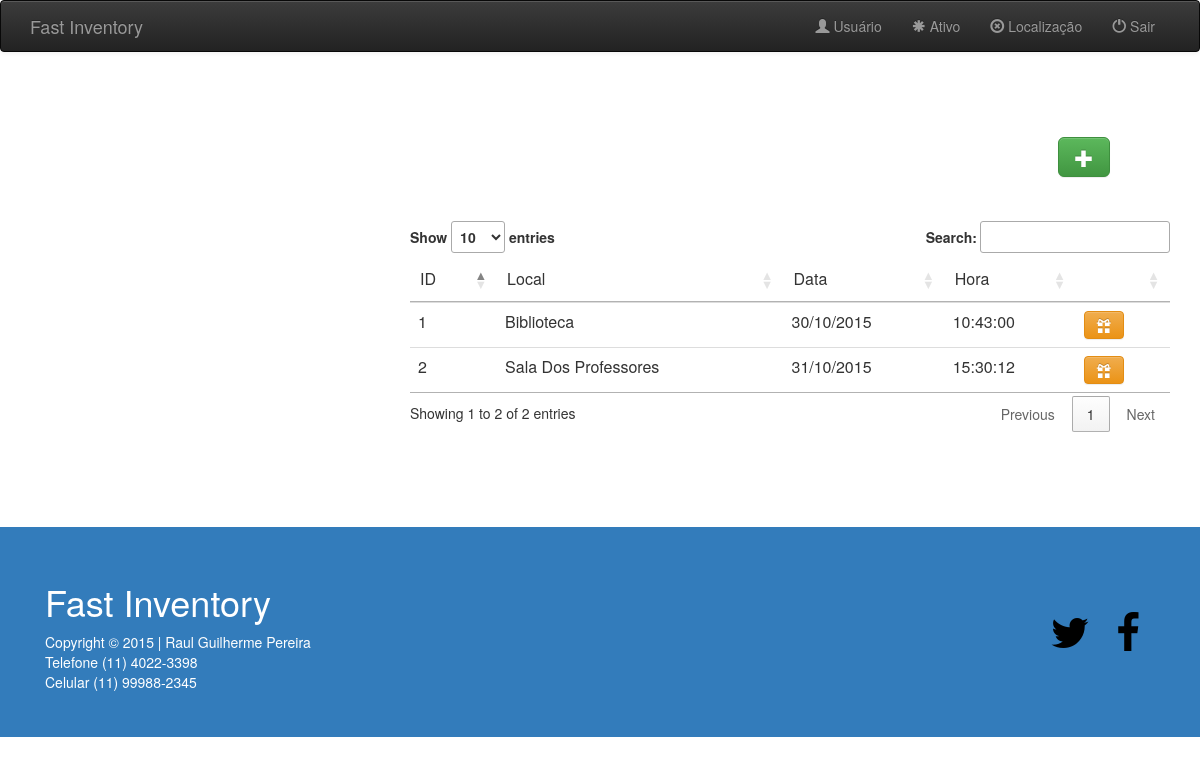
/index.php/teste, run on an earlier commit of the app's database.
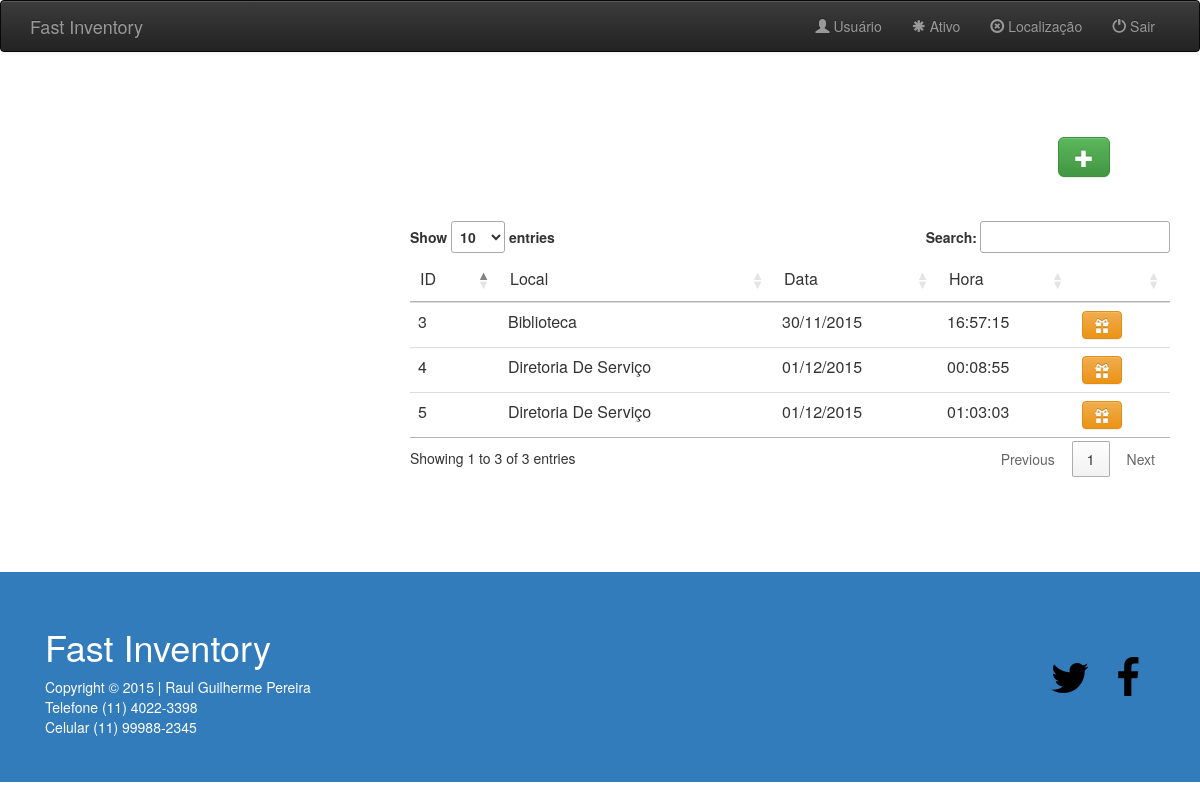
And on a later commit of the database.
### tables this page shows
CREATE TABLE IF NOT EXISTS `tbl_fiscalizar` (
  `fis_id` int(7) NOT NULL AUTO_INCREMENT,
  `fis_local` int(10) NOT NULL,
  `fis_data` varchar(10) NOT NULL,
  `fis_hora` varchar(8) NOT NULL,
  `fis_status` int(1) NOT NULL,
  PRIMARY KEY (`fis_id`),
  KEY `fis_local` (`fis_local`)
);

CREATE TABLE IF NOT EXISTS `tbl_local` (
  `loc_id` int(10) NOT NULL AUTO_INCREMENT,
  `loc_nome` varchar(50) DEFAULT NULL,
  `loc_pavimento` varchar(20) NOT NULL,
  `loc_status` tinyint(1) NOT NULL,
  PRIMARY KEY (`loc_id`)
);

### application/controllers/Teste.php (called while the page is built, shortened)
<?php
class Teste extends CI_Controller {
	public function __construct(){
		$this->load->model('Ativo_model', 'ativo');
		$this->load->model('Localizacao_model', 'loc');
		$this->load->model('Teste_model', 'teste');
	}
	public function index(){
		$data['query'] = $this->teste->listarTodosInventarios();
		$data['local'] = $this->loc->listarTodos(1);
		$this->load->view('teste/inventario_view.php', $data);
		$this->template->set_partial('lateral', 'partials/lateral-teste')->set_layout('default')->build('teste/inventario_view.php');
	}
}

### index.php (called while the page is built, shortened)
<?php
require_once BASEPATH.'core/CodeIgniter.php';

### application/models/Teste_model.php (called while the page is built, shortened)
<?php
	class Teste_model extends CI_Model
	{
		public function listarTodosInventarios(){
			$this->db->join('tbl_local', 'loc_id = fis_local', 'inner');
			return $this->db->get('tbl_fiscalizar');
		}
	}

### application/views/teste/inventario_view.php (the view, shortened to what this page needs)
<div class="row">
	<div class="col-md-10">
	</div>
	<div class="col-md-2">
		<a href="#" class="btn btn-success btn-lg"  data-placement="bottom" title="Cadastrar Empresa" data-toggle="modal" data-target="#myModal"><i class="glyphicon glyphicon-plus"></i></a>
	</div>
</div>
<div class="row tablist">
	<table class="table table-hover dt-responsive nowrap" cellspacing="0" id="myTable">
		<thead>
			<td>ID</td>
			<td>Local</td>
			<td>Data</td>
			<td>Hora</td>
			<td></td>
		</thead>
		<tbody>
			<?php foreach($query->result() as $res){?>
			<tr>
				<td><?php echo $res->fis_id;?></td>
				<td><?php echo $res->loc_nome;?></td>
				<td><?php echo $res->fis_data;?></td>
				<td><?php echo $res->fis_hora;?></td>
				<td><a href="<?php echo base_url('teste/carregarItem/'.$res->fis_id);?>" class="btn btn-warning btn-group" data-toggle="tooltip" data-placement="bottom" title="Adicionar Item"><i class="glyphicon glyphicon-gift"></i></a></td>
			</tr>
			<?php }?>
		</tbody>
	</table>
</div>

### application/views/layouts/default.php (shortened to what this page needs)
<html lang="pt-BR">
    <head>
        <link href="http://cdnjs.cloudflare.com/ajax/libs/font-awesome/4.3.0/css/font-awesome.min.css"
        rel="stylesheet" type="text/css">
        <link rel="stylesheet" type="text/css" href="//cdn.datatables.net/1.10.9/css/jquery.dataTables.css" />
        <link rel="stylesheet" type="text/css" href="//maxcdn.bootstrapcdn.com/bootstrap/3.3.5/css/bootstrap.min.css" />
        <link rel="stylesheet" type="text/css" href="https://cdn.datatables.net/responsive/1.0.7/css/responsive.bootstrap.min.css" />
        <link rel="stylesheet" href="<?php echo base_url('assets/css/theme.css'); ?> ">
        <link rel="stylesheet" href="<?php echo base_url('assets/css/bootstrap.css'); ?> ">
        <link rel="stylesheet" href="<?php echo base_url('assets/css/bootstrap-theme.css'); ?> ">
        <link rel="stylesheet" href="<?php echo base_url('assets/css/style.css'); ?> ">
    </head>
    <body>
        <div class="navbar navbar-default navbar-inverse">
            <div class="container">
                <div class="navbar-header">
                    <a class="navbar-brand" href="<?php echo base_url('usuario')?>">Fast Inventory</a>
                </div>
                <div class="collapse navbar-collapse" id="navbar-ex-collapse">
                    <ul class="nav navbar-nav navbar-right">
                        <li class="<?php if($this->uri->segment(1)=="usuario"){echo "active";}?>">
                            <a href="<?php echo base_url('usuario'); ?>"> <i class="glyphicon glyphicon-user"></i> Usuário</a>
                        </li>
                        <li class="<?php if($this->uri->segment(1)=="ativo"){echo "active";}?>">
                            <a href="<?php echo base_url('ativo/listarTipo'); ?>"> <i class="glyphicon glyphicon-asterisk"></i> Ativo</a>
                        </li>
                        <li class="<?php if($this->uri->segment(1)=="localizacao"){echo "active";}?>">
                            <a href="<?php echo base_url('localizacao'); ?>"><i class="glyphicon glyphicon-remove-circle"></i> Localização</a>
                        </li>
                        <li>
                            <a href="<?php echo base_url('login/logoutUsuario'); ?>"><i class="glyphicon glyphicon-off"></i> Sair</a>
                        </li>
                    </ul>
                </div>
            </div>
        </div>
        <div class="section conteudo">
            <div class="container">
                <div class="row">
                    <div class="col-md-3 lateral">
                    </div>
                    <div class="col-md-1">
                        <br />
                    </div>
                    <div class="col-md-8 text-left arquivos">
                       <?php echo $template['body']; ?>
                    </div>
                </div>
            </div>
        </div>
        <footer class="section section-primary rodape">
            <div class="container">
                <div class="row">
                    <div class="col-sm-6">
                        <h1>Fast Inventory</h1>
                        <p>Copyright © 2015 | Raul Guilherme Pereira
                            <br>Telefone (11) 4022-3398
                            <br>Celular (11) 99988-2345</p>
                    </div>
                    <div class="col-sm-6">
                        <p class="text-info text-right">
                            <br>
                            <br>
                        </p>
                        <div class="row">
                            <div class="col-md-12 hidden-xs text-right">
                                <a href="#"><i class="fa fa-3x fa-fw fa-twitter text-inverse"></i></a>
                                <a href="#"><i class="fa fa-3x fa-fw fa-facebook text-inverse"></i></a>
                            </div>
                        </div>
                    </div>
                </div>
            </div>
        </footer>
    </body>
</html>

### assets/css/style.css (style rules this page uses)
html, body { height: 100%, }
.rodape { margin-top: 5%; }
.tablist { margin-top: 6%; }
.conteudo { margin-top: 50px; }

What changed in the data, as far as the page shows it:
removed tbl_fiscalizar: fis_id "1", fis_local.loc_nome "Biblioteca", fis_data "30/10/2015", fis_hora "10:43:00"
removed tbl_fiscalizar: fis_id "2", fis_local.loc_nome "Sala Dos Professores", fis_data "31/10/2015", fis_hora "15:30:12"
added tbl_fiscalizar: fis_id "3", fis_local.loc_nome "Biblioteca", fis_data "30/11/2015", fis_hora "16:57:15"
added tbl_fiscalizar: fis_id "4", fis_local.loc_nome "Diretoria De Serviço", fis_data "01/12/2015", fis_hora "00:08:55"
added tbl_fiscalizar: fis_id "5", fis_local.loc_nome "Diretoria De Serviço", fis_data "01/12/2015", fis_hora "01:03:03"
Also different on the page:
text written by a page script: "Show entries Search: Showing 1 to 2 of 2 entries Previous 1 Next" → "Show entries Search: Showing 1 to 3 of 3 entries Previous 1 Next"
